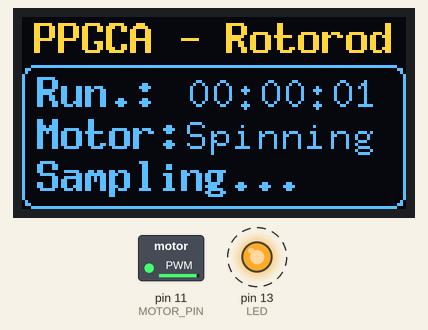
Recording of a sketch running on a simulated Arduino Uno, built with avr-gcc and run on an emulated ATmega328P. On the bench: 128×64 one-colour display, switched loads named in the sketch (green lamp = pin HIGH), output pins drawn as LEDs (lit = HIGH). Dashed ring = blinking. The OLED is the two-colour kind (top 16 rows yellow); what the sketch prints to the serial monitor is not drawn.

Above: at 1.5 s.
At 9.5 s:
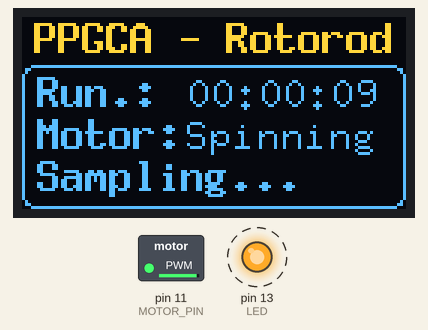
At 19.5 s:
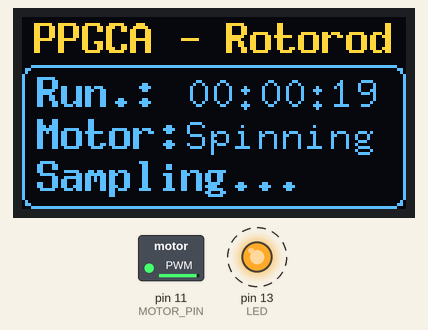
At 38.5 s:
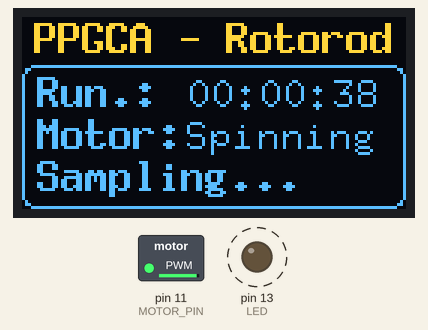
Timing chart, 0 to 40.0 s (numbered marks = the images above):
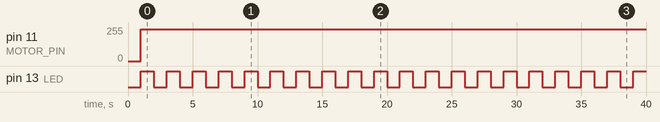

Measured:
- by itself, pin 11 (MOTOR_PIN): 0/255 → 240/255 at 1.0 s
- by itself, pin 13 (LED): alternates HIGH for 1.0 s and LOW for 1.0 s
- what the display in image 0 shows lasts 1.0 s, from 1.5 s to 2.5 s

The sketch:

Rotorod_NANO.ino
```cpp
// Rotorod Sampler Test
// Author: Júlio Santos - julio.ppgca@gmail.com

/* -- Software parameters --*/
#define DEFAULT_MOTOR_ON_TIME       6         //in minutes
#define DEFAULT_MOTOR_OFF_TIME      54        //in minutes
#define DEFAULT_TOTAL_SAMPLE_TIME   24        //in hours
#define DEFAULT_MOTOR_SPEED         240       // need to be validated 0..255 -> 0..2440RPM
#define MOTOR_STOP                  0
#define ONE_SEC                     1000000   //in microseconds, 1e6 is one second.
#define UART_BAUDRATE               115200    //uart baudrate setting

/* -- Hardware pins definition  --*/
#define MOTOR_PIN   11
#define LED         13

/* -- Debug timer over serial port --*/
//#define DEBUG_TIMER

/* -- Included library --*/
#include "TimerOne.h"
#include <U8glib.h>
U8GLIB_SSD1306_128X64 u8g(U8G_I2C_OPT_NO_ACK);

/* -- Global variables and structs --*/
typedef struct{
  int seconds;
  int minute;
  int hour;
  int day;
}timer;

typedef struct{
  timer on;
  timer off;
  timer s_time;
}sample;

timer Time;     // Software clock variable
sample Motor;   // Motor timer parameters

bool intFlag;   //control flags
bool motorFlag;

/*  --display update function--  */
void draw(int hour, int minu, int sec, int endS)
{
  u8g.drawRFrame(0,16, 128, 48, 4);
  u8g.setFont(u8g_font_8x13B);
  u8g.drawStr(4,12,"PPGCA - Rotorod");
  u8g.drawStr(5,44,"Motor: ");
  u8g.drawStr(5,30,"Run.: ");
  if(endS)  u8g.drawStr(5,58,"Sampling...");
  else      u8g.drawStr(40,58,"..END..");

  u8g.setFont(u8g_font_8x13);
  char buf[10];
  sprintf (buf, "%.2d:%.2d:%.2d", hour,minu,sec);
  u8g.drawStr(55,30,buf);

  if(motorFlag)  u8g.drawStr(54,44,"Spinning");
  else           u8g.drawStr(54,44,"Stopped");
}


/* -- Initial Settings --*/
void setup()
{
  Serial.begin(UART_BAUDRATE);                              //serial comm. initialize
  Serial.println("Rotorod system init started...\n");       //first message
  pinMode(MOTOR_PIN, OUTPUT);                               //motor pin GPIO as output used as PWM
  pinMode(LED, OUTPUT);                                     //led pin GPIO as output
  noInterrupts();                                           //disable all interrupts to initialize timer
  intFlag=false;                                            //no interrupt has been ocurred
  motorFlag=false;                                          //motor is off
  Timer1.initialize(ONE_SEC);                               //one interrupt every second
  Timer1.attachInterrupt(timer1_Int_handler);               //interrupt function handler definition
  Time.seconds=0;                                           //clock variables init
  Time.minute=0;
  Time.hour=0;
  Time.day=0;
  Motor.on.minute=DEFAULT_MOTOR_ON_TIME;                    //motor default time initialize
  Motor.off.minute=DEFAULT_MOTOR_OFF_TIME;
  Motor.s_time.hour=DEFAULT_TOTAL_SAMPLE_TIME;

if ( u8g.getMode() == U8G_MODE_R3G3B2 ) {
    u8g.setColorIndex(255);     // white
  }
  else if ( u8g.getMode() == U8G_MODE_GRAY2BIT ) {
    u8g.setColorIndex(3);         // max intensity
  }
  else if ( u8g.getMode() == U8G_MODE_BW ) {
    u8g.setColorIndex(1);         // pixel on
  }
  else if ( u8g.getMode() == U8G_MODE_HICOLOR ) {
    u8g.setHiColorByRGB(255,255,255);
  }

  // PWM setting, look at reference datasheet to understand code below.
  // http://www.atmel.com/Images/Atmel-42735-8-bit-AVR-Microcontroller-ATmega328-328P_Datasheet.pdf
  // pg.206
  TCCR2A = _BV(COM2A1) | _BV(COM2B1) | _BV(WGM21) | _BV(WGM20);
  TCCR2B = _BV(CS20);

  Serial.println("System running.\n\n");                    //all done
  interrupts();                                             //timer interrupt enabled
}

/* -- Timer1 interrupt handler --*/
void timer1_Int_handler()
{
digitalWrite(LED,digitalRead(LED)^1);

//if(on++>=Motor.on.minute) off++; // seconds increment, just for test purpouses..

if(Time.seconds++>=59)
{
// one minute has been elapsed.
if(Motor.on.minute--<=0) Motor.off.minute--;// minutes increment on motor timer.
//Motor.s_time.hour--; // minutes increment, just for test pourposes..
  Time.seconds=0;
  if(Time.minute++>=59)
  {
  // one hour has been elapesd.
    Motor.s_time.hour--;
    Time.minute=0;
    if(Time.hour++>=23)
    {
    // one day has been past.
      Time.hour=0;
      Time.day++;
    }
  }
}

if(Motor.s_time.hour>0)  // sample not finished.
{
  if(Motor.on.minute<=0) //motor control based on timers
  {
    OCR2A = MOTOR_STOP;
    motorFlag=false;
    Serial.println("Motor off");
    if(Motor.off.minute<=0)
    {
      OCR2A = DEFAULT_MOTOR_SPEED;
      motorFlag=true;
      Serial.println("Motor on");
      Motor.on.minute=DEFAULT_MOTOR_ON_TIME;
      Motor.off.minute=DEFAULT_MOTOR_OFF_TIME;
    }
  }
  else
  {
    OCR2A = DEFAULT_MOTOR_SPEED;
    motorFlag=true;
    Serial.println("Motor on");
  }
}


#ifdef DEBUG_TIMER
 Serial.print("Current on time (H:M:S): ");
 Serial.print(Time.hour);
 Serial.print(':');
 Serial.print(Time.minute);
 Serial.print(':');
 Serial.println(Time.seconds);
 Serial.print("On timer: ");
 Serial.println(Motor.on.minute);
 Serial.print("Off timer: ");
 Serial.println(Motor.off.minute);
#endif

intFlag=true;
}

void loop()
{
    while(intFlag)
    {
    //noInterrupts();
    int endS=Motor.s_time.hour;
    int sec=Time.seconds;
    int minu=Time.minute;
    int hour=Time.hour;
    //interrupts();

    u8g.firstPage();
    do
      {
        draw(hour,minu,sec,endS);
      }while( u8g.nextPage() );

   if(endS<=0)
    {
      OCR2A=MOTOR_STOP;
      motorFlag=false;
      digitalWrite(LED,HIGH);
      Serial.println("\n End of the sample time");
      delay(200);
      noInterrupts();
      while(true);
    }
    intFlag=false;
    }
}
```
